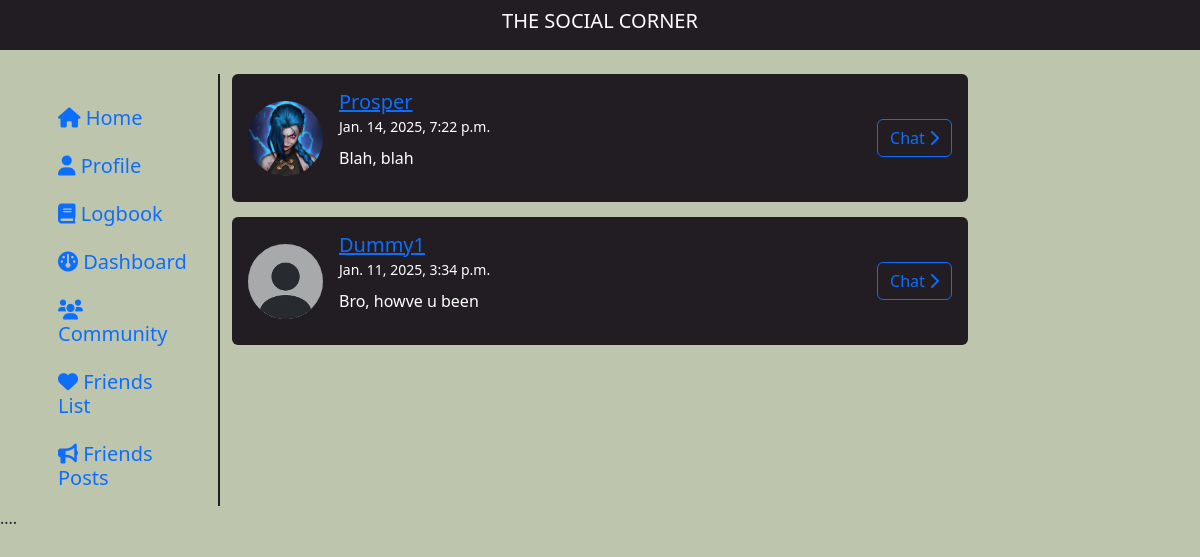
The page /habit_tracker/friends_corner/ (signed in) on the database its author committed.
### habit_tracker/models.py (models this page shows, shortened)
class ChatMessage(models.Model):
    sender = models.ForeignKey(CustomUser, on_delete=models.CASCADE, related_name='sent_messages')
    receiver = models.ForeignKey(CustomUser, on_delete=models.CASCADE, related_name='received_messages')
    content = models.TextField()
    timestamp = models.DateTimeField(auto_now_add=True)

class CustomUser(AbstractUser):
    AGE_GROUP_CHOICES = [
        ("13-17", "13-17 years"),
        ("18-24", "18-24 years"),
        ("25-34", "25-34 years"),
        ("35-44", "35-44 years"),
        ("45-54", "45-54 years"),
        ("55+", "55+ years"),
    ]
    GENDER_CHOICES = [
        ("male", "Male"),
        ("female", "Female"),
        ("no gender", "Prefer not to say")
    ]
    age_group = models.CharField(max_length=10, choices=AGE_GROUP_CHOICES, null=True, blank=True)
    gender = models.CharField(max_length=20, choices=GENDER_CHOICES, blank=True, null=True)
    real_name = models.CharField(max_length=150)
    user_bio = models.TextField(max_length=200, null=True, blank=True, default="No bio yet")
    points = models.IntegerField(default=0)
    profile_picture = models.ImageField(
        upload_to='profile_pictures/',
        null=True,
        blank=True,
        default='profile_pictures/default.jpeg'
    )
    friends = models.ManyToManyField('self', blank=True, symmetrical=True)
    groups = models.ManyToManyField(
        "auth.Group",
        related_name="custom_user_groups",
        blank=True,
    )
    user_permissions = models.ManyToManyField(
        "auth.Permission",
        related_name="custom_user_permissions",
        blank=True,
    )

### habit_tracker/views.py (the view)
# urls.py: path("friends_corner/", views.friends_corner, name="friends_corner"),
def friends_corner(request):
    if not request.user.is_authenticated:
        return redirect('login')
    chats = ChatMessage.objects.filter(
        Q(sender=request.user) | Q(receiver=request.user)
    ).order_by('-timestamp')
    unique_chats = {}
    for chat in chats:
        pair = tuple(sorted([chat.sender.id, chat.receiver.id]))  # Ensure consistent ordering
        if pair not in unique_chats:
            unique_chats[pair] = chat
    return render(request, "habit_tracker/friends_corner.html", {
        "chats": unique_chats.values()  # Pass the values of the dictionary (unique chats)
    })

### habit_tracker/templates/habit_tracker/friends_corner.html (shortened to what this page needs)
{% extends "habit_tracker/layout.html" %}
{% load static %}
{% block nav %}
    <div style="background-color: #221d23;">
        <header class="d-flex justify-content-center align-items-center" style="height: 50px;">
            <h5 style="color: white;">THE SOCIAL CORNER</h5>
        </header>
    </div>
{% endblock %}
{% block main %}
    <div class="row">
        <nav class="col-md-3 col-lg-2 d-none d-md-block sidebar" id="friendnav">
            <div class="position-sticky d-flex justify-content-center">
                <ul class="nav flex-column mt-4">
                    <li class="nav-item">
                        <a class="nav-link" href="{% url 'index' %}">
                            <h5><i class="fas fa-home"></i> Home</h5>
                        </a>
                    </li>
                    <li class="nav-item">
                        {% if user.is_authenticated %}
                            <a class="nav-link" href="{% url 'profile' user.id %}">
                                <h5><i class="fas fa-user"></i> Profile</h5>
                            </a>
                        {% else %}
                            <a class="nav-link" href="{% url 'login' %}">
                                <h5><i class="fas fa-sign-in-alt"></i> Login</h5>
                            </a>
                        {% endif %}
                    </li>
                    <li class="nav-item">
                        <a class="nav-link" href="{% url 'log_page' %}">
                            <h5><i class="fas fa-book"></i> Logbook</h5>
                        </a>
                    </li>
                    <li class="nav-item">
                        <a class="nav-link" href="{% url 'dashboard' %}">
                            <h5><i class="fas fa-gauge"></i> Dashboard</h5>
                        </a>
                    </li>
                    <li class="nav-item">
                        <a class="nav-link" href="{% url 'community' %}">
                            <h5><i class="fas fa-users"></i> Community</h5>
                        </a>
                    </li>
                    <li class="nav-item">
                        <a class="nav-link" href="{% url 'friends_list' %}">
                            <h5><i class="fas fa-heart"></i> Friends List</h5>
                        </a>
                    </li>
                    <li class="nav-item">
                        <a class="nav-link" href="{% url 'friends_posts' %}">
                            <h5><i class="fas fa-bullhorn"></i> Friends Posts</h5>
                        </a>
                    </li>
                </ul>
            </div>
        </nav>
        <div class="col-md-6 col-lg-8 col-sm-10">
            {% if chats %}
                {% for chat in chats %}
                    <div class="card border-0" style="background-color: #221d23; margin-bottom: 15px;">
                        <div class="card-body d-flex align-items-center">
                            <img src="{% if chat.sender != user %}{{ chat.sender.profile_picture.url }}{% else %}{{ chat.receiver.profile_picture.url }}{% endif %}"
                                alt="Profile Picture"
                                class="rounded-circle me-3"
                                style="height: 75px; width: 75px; object-fit: cover;">
                            <div>
                                <h5 class="mb-0">
                                    <a href="{% if chat.sender != user %}{% url 'profile' chat.sender.id %}{% else %}{% url 'profile' chat.receiver.id %}{% endif %}">
                                        {% if chat.sender != user %}{{ chat.sender.username|capfirst }}{% else %}{{ chat.receiver.username|capfirst }}{% endif %}
                                    </a>
                                </h5>
                                <small style="color: white;">{{ chat.timestamp }}</small>
                                <p class="mt-2 text-truncate" style="max-width: 300px; color: white;">
                                    {{ chat.content|capfirst }}
                                </p>
                            </div>
                            <a href="{% if chat.sender != user %}{% url 'chat' chat.sender.id %}{% else %}{% url 'chat' chat.receiver.id %}{% endif %}" class="btn btn-outline-primary ms-auto">
                                Chat <i class="fas fa-chevron-right"></i>
                            </a>
                        </div>
                    </div>
                {% endfor %}
            {% else %}
                <div class="d-flex justify-content-center">
                    <p>No chat yet</p>
                </div>
            {% endif %}
        </div>
    </div>
{% endblock %}

### habit_tracker/static/habit_tracker/styles.css (style rules this page uses)
body { background-color: #bec5ad !important; }
#commnav, #smallcommnav, #postsDiv, #friendnav, #smallfriendnav { border-right: 2px solid #221d23; margin-top: 0; }

### rows shown on the page
ChatMessage: receiver.profile_picture (picture), receiver.username "Prosper", timestamp "Jan. 14, 2025, 7:22 p.m.", content "Blah, blah"
ChatMessage: receiver.profile_picture (placeholder picture), receiver.username "Dummy1", timestamp "Jan. 11, 2025, 3:34 p.m.", content "Bro, howve u been"
